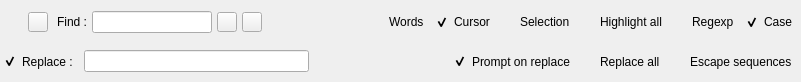
<?xml version="1.0" encoding="UTF-8"?>
<ui version="4.0">
 <class>QSearchReplacePanel</class>
 <widget class="QWidget" name="QSearchReplacePanel">
  <property name="geometry">
   <rect>
    <x>0</x>
    <y>0</y>
    <width>801</width>
    <height>82</height>
   </rect>
  </property>
  <property name="windowTitle">
   <string notr="true"/>
  </property>
  <layout class="QVBoxLayout">
   <property name="spacing">
    <number>2</number>
   </property>
   <property name="leftMargin">
    <number>3</number>
   </property>
   <property name="topMargin">
    <number>3</number>
   </property>
   <property name="rightMargin">
    <number>3</number>
   </property>
   <property name="bottomMargin">
    <number>2</number>
   </property>
   <item>
    <widget class="QFrame" name="frameSearch">
     <property name="sizePolicy">
      <sizepolicy hsizetype="Expanding" vsizetype="Preferred">
       <horstretch>0</horstretch>
       <verstretch>0</verstretch>
      </sizepolicy>
     </property>
     <property name="minimumSize">
      <size>
       <width>16</width>
       <height>24</height>
      </size>
     </property>
     <property name="maximumSize">
      <size>
       <width>16777215</width>
       <height>16777215</height>
      </size>
     </property>
     <property name="frameShape">
      <enum>QFrame::NoFrame</enum>
     </property>
     <property name="frameShadow">
      <enum>QFrame::Plain</enum>
     </property>
     <layout class="QHBoxLayout">
      <property name="spacing">
       <number>5</number>
      </property>
      <property name="margin" stdset="0">
       <number>0</number>
      </property>
      <item>
       <widget class="QToolButton" name="bClose">
        <property name="sizePolicy">
         <sizepolicy hsizetype="Fixed" vsizetype="Preferred">
          <horstretch>0</horstretch>
          <verstretch>0</verstretch>
         </sizepolicy>
        </property>
        <property name="minimumSize">
         <size>
          <width>20</width>
          <height>20</height>
         </size>
        </property>
        <property name="maximumSize">
         <size>
          <width>20</width>
          <height>20</height>
         </size>
        </property>
        <property name="toolTip">
         <string>Close search/replace panel</string>
        </property>
        <property name="styleSheet">
         <string notr="true">border:none;background:transparent;</string>
        </property>
        <property name="text">
         <string/>
        </property>
        <property name="icon">
         <iconset resource="../../resources.qrc">
          <normaloff>:/com.wingsummer.winghex/images/closefile.png</normaloff>:/com.wingsummer.winghex/images/closefile.png</iconset>
        </property>
       </widget>
      </item>
      <item>
       <widget class="QToolButton" name="bRefresh">
        <property name="sizePolicy">
         <sizepolicy hsizetype="Fixed" vsizetype="Preferred">
          <horstretch>0</horstretch>
          <verstretch>0</verstretch>
         </sizepolicy>
        </property>
        <property name="minimumSize">
         <size>
          <width>20</width>
          <height>20</height>
         </size>
        </property>
        <property name="maximumSize">
         <size>
          <width>20</width>
          <height>20</height>
         </size>
        </property>
        <property name="toolTip">
         <string>Refresh search underlying context (as an attempt to correct search behavior)</string>
        </property>
        <property name="styleSheet">
         <string notr="true"/>
        </property>
        <property name="text">
         <string/>
        </property>
        <property name="icon">
         <iconset resource="../../resources.qrc">
          <normaloff>:/com.wingsummer.winghex/images/refresh.png</normaloff>:/com.wingsummer.winghex/images/refresh.png</iconset>
        </property>
       </widget>
      </item>
      <item>
       <widget class="QLabel" name="label">
        <property name="sizePolicy">
         <sizepolicy hsizetype="Minimum" vsizetype="Preferred">
          <horstretch>0</horstretch>
          <verstretch>0</verstretch>
         </sizepolicy>
        </property>
        <property name="text">
         <string> Find :</string>
        </property>
        <property name="alignment">
         <set>Qt::AlignRight|Qt::AlignTrailing|Qt::AlignVCenter</set>
        </property>
       </widget>
      </item>
      <item>
       <widget class="QLineEdit" name="leFind">
        <property name="sizePolicy">
         <sizepolicy hsizetype="Minimum" vsizetype="Maximum">
          <horstretch>0</horstretch>
          <verstretch>0</verstretch>
         </sizepolicy>
        </property>
        <property name="minimumSize">
         <size>
          <width>120</width>
          <height>22</height>
         </size>
        </property>
        <property name="maximumSize">
         <size>
          <width>120</width>
          <height>16777215</height>
         </size>
        </property>
        <property name="toolTip">
         <string>Text or pattern to search for</string>
        </property>
       </widget>
      </item>
      <item>
       <widget class="QToolButton" name="bPrevious">
        <property name="sizePolicy">
         <sizepolicy hsizetype="Fixed" vsizetype="Preferred">
          <horstretch>0</horstretch>
          <verstretch>0</verstretch>
         </sizepolicy>
        </property>
        <property name="minimumSize">
         <size>
          <width>20</width>
          <height>20</height>
         </size>
        </property>
        <property name="maximumSize">
         <size>
          <width>20</width>
          <height>20</height>
         </size>
        </property>
        <property name="toolTip">
         <string>Find previous occurence</string>
        </property>
        <property name="text">
         <string/>
        </property>
        <property name="icon">
         <iconset resource="../../resources.qrc">
          <normaloff>:/com.wingsummer.winghex/images/dbgstepout.png</normaloff>:/com.wingsummer.winghex/images/dbgstepout.png</iconset>
        </property>
       </widget>
      </item>
      <item>
       <widget class="QToolButton" name="bNext">
        <property name="sizePolicy">
         <sizepolicy hsizetype="Fixed" vsizetype="Preferred">
          <horstretch>0</horstretch>
          <verstretch>0</verstretch>
         </sizepolicy>
        </property>
        <property name="minimumSize">
         <size>
          <width>20</width>
          <height>20</height>
         </size>
        </property>
        <property name="maximumSize">
         <size>
          <width>20</width>
          <height>20</height>
         </size>
        </property>
        <property name="toolTip">
         <string>Find next occurence</string>
        </property>
        <property name="text">
         <string/>
        </property>
        <property name="icon">
         <iconset resource="../../resources.qrc">
          <normaloff>:/com.wingsummer.winghex/images/dbgstepinto.png</normaloff>:/com.wingsummer.winghex/images/dbgstepinto.png</iconset>
        </property>
       </widget>
      </item>
      <item>
       <spacer>
        <property name="orientation">
         <enum>Qt::Horizontal</enum>
        </property>
        <property name="sizeType">
         <enum>QSizePolicy::Expanding</enum>
        </property>
        <property name="sizeHint" stdset="0">
         <size>
          <width>40</width>
          <height>20</height>
         </size>
        </property>
       </spacer>
      </item>
      <item>
       <widget class="QCheckBox" name="cbWords">
        <property name="sizePolicy">
         <sizepolicy hsizetype="Maximum" vsizetype="Preferred">
          <horstretch>0</horstretch>
          <verstretch>0</verstretch>
         </sizepolicy>
        </property>
        <property name="styleSheet">
         <string notr="true">background:transparent;</string>
        </property>
        <property name="text">
         <string>Words</string>
        </property>
       </widget>
      </item>
      <item>
       <widget class="QCheckBox" name="cbCursor">
        <property name="sizePolicy">
         <sizepolicy hsizetype="Maximum" vsizetype="Preferred">
          <horstretch>0</horstretch>
          <verstretch>0</verstretch>
         </sizepolicy>
        </property>
        <property name="styleSheet">
         <string notr="true">background:transparent;</string>
        </property>
        <property name="text">
         <string>Cursor</string>
        </property>
        <property name="checked">
         <bool>true</bool>
        </property>
       </widget>
      </item>
      <item>
       <widget class="QCheckBox" name="cbSelection">
        <property name="sizePolicy">
         <sizepolicy hsizetype="Maximum" vsizetype="Preferred">
          <horstretch>0</horstretch>
          <verstretch>0</verstretch>
         </sizepolicy>
        </property>
        <property name="styleSheet">
         <string notr="true">background:transparent;</string>
        </property>
        <property name="text">
         <string>Selection</string>
        </property>
       </widget>
      </item>
      <item>
       <widget class="QCheckBox" name="cbHighlight">
        <property name="sizePolicy">
         <sizepolicy hsizetype="Minimum" vsizetype="Preferred">
          <horstretch>0</horstretch>
          <verstretch>0</verstretch>
         </sizepolicy>
        </property>
        <property name="styleSheet">
         <string notr="true">background:transparent;</string>
        </property>
        <property name="text">
         <string>Highlight all</string>
        </property>
       </widget>
      </item>
      <item>
       <widget class="QCheckBox" name="cbRegExp">
        <property name="sizePolicy">
         <sizepolicy hsizetype="Maximum" vsizetype="Preferred">
          <horstretch>0</horstretch>
          <verstretch>0</verstretch>
         </sizepolicy>
        </property>
        <property name="styleSheet">
         <string notr="true">background:transparent;</string>
        </property>
        <property name="text">
         <string>Regexp</string>
        </property>
       </widget>
      </item>
      <item>
       <widget class="QCheckBox" name="cbCase">
        <property name="sizePolicy">
         <sizepolicy hsizetype="Maximum" vsizetype="Preferred">
          <horstretch>0</horstretch>
          <verstretch>0</verstretch>
         </sizepolicy>
        </property>
        <property name="styleSheet">
         <string notr="true">background:transparent;</string>
        </property>
        <property name="text">
         <string>Case</string>
        </property>
        <property name="checked">
         <bool>true</bool>
        </property>
       </widget>
      </item>
     </layout>
    </widget>
   </item>
   <item>
    <widget class="QFrame" name="frameReplace">
     <property name="sizePolicy">
      <sizepolicy hsizetype="MinimumExpanding" vsizetype="Preferred">
       <horstretch>0</horstretch>
       <verstretch>0</verstretch>
      </sizepolicy>
     </property>
     <property name="minimumSize">
      <size>
       <width>16</width>
       <height>24</height>
      </size>
     </property>
     <property name="maximumSize">
      <size>
       <width>16777215</width>
       <height>16777215</height>
      </size>
     </property>
     <property name="frameShape">
      <enum>QFrame::NoFrame</enum>
     </property>
     <property name="frameShadow">
      <enum>QFrame::Plain</enum>
     </property>
     <layout class="QHBoxLayout">
      <property name="spacing">
       <number>5</number>
      </property>
      <property name="margin" stdset="0">
       <number>0</number>
      </property>
      <item>
       <widget class="QCheckBox" name="cbReplace">
        <property name="sizePolicy">
         <sizepolicy hsizetype="Maximum" vsizetype="Preferred">
          <horstretch>0</horstretch>
          <verstretch>0</verstretch>
         </sizepolicy>
        </property>
        <property name="styleSheet">
         <string notr="true">background:transparent;</string>
        </property>
        <property name="text">
         <string>Replace :</string>
        </property>
        <property name="checked">
         <bool>true</bool>
        </property>
       </widget>
      </item>
      <item>
       <widget class="QLineEdit" name="leReplace">
        <property name="enabled">
         <bool>true</bool>
        </property>
        <property name="sizePolicy">
         <sizepolicy hsizetype="Minimum" vsizetype="Fixed">
          <horstretch>0</horstretch>
          <verstretch>0</verstretch>
         </sizepolicy>
        </property>
        <property name="minimumSize">
         <size>
          <width>168</width>
          <height>22</height>
         </size>
        </property>
        <property name="maximumSize">
         <size>
          <width>1200</width>
          <height>16777215</height>
         </size>
        </property>
        <property name="toolTip">
         <string>Replacement text</string>
        </property>
       </widget>
      </item>
      <item>
       <spacer>
        <property name="orientation">
         <enum>Qt::Horizontal</enum>
        </property>
        <property name="sizeType">
         <enum>QSizePolicy::Preferred</enum>
        </property>
        <property name="sizeHint" stdset="0">
         <size>
          <width>139</width>
          <height>24</height>
         </size>
        </property>
       </spacer>
      </item>
      <item>
       <widget class="QCheckBox" name="cbPrompt">
        <property name="sizePolicy">
         <sizepolicy hsizetype="Maximum" vsizetype="Preferred">
          <horstretch>0</horstretch>
          <verstretch>0</verstretch>
         </sizepolicy>
        </property>
        <property name="styleSheet">
         <string notr="true">background:transparent;</string>
        </property>
        <property name="text">
         <string>Prompt on replace</string>
        </property>
        <property name="checked">
         <bool>true</bool>
        </property>
       </widget>
      </item>
      <item>
       <widget class="QCheckBox" name="cbReplaceAll">
        <property name="sizePolicy">
         <sizepolicy hsizetype="Maximum" vsizetype="Preferred">
          <horstretch>0</horstretch>
          <verstretch>0</verstretch>
         </sizepolicy>
        </property>
        <property name="styleSheet">
         <string notr="true">background:transparent;</string>
        </property>
        <property name="text">
         <string>Replace all</string>
        </property>
       </widget>
      </item>
      <item>
       <widget class="QCheckBox" name="cbEscapeSeq">
        <property name="sizePolicy">
         <sizepolicy hsizetype="Maximum" vsizetype="Preferred">
          <horstretch>0</horstretch>
          <verstretch>0</verstretch>
         </sizepolicy>
        </property>
        <property name="styleSheet">
         <string notr="true">background:transparent;</string>
        </property>
        <property name="text">
         <string>Escape sequences</string>
        </property>
       </widget>
      </item>
     </layout>
    </widget>
   </item>
  </layout>
 </widget>
 <resources>
  <include location="../../resources.qrc"/>
 </resources>
 <connections>
  <connection>
   <sender>cbReplace</sender>
   <signal>toggled(bool)</signal>
   <receiver>frameReplace</receiver>
   <slot>setVisible(bool)</slot>
   <hints>
    <hint type="sourcelabel">
     <x>46</x>
     <y>47</y>
    </hint>
    <hint type="destinationlabel">
     <x>249</x>
     <y>49</y>
    </hint>
   </hints>
  </connection>
 </connections>
</ui>
